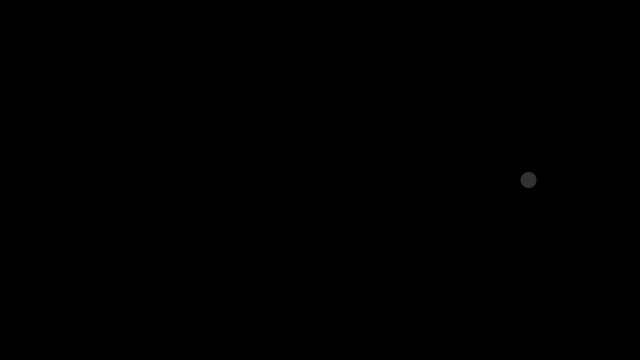
Frame 1 (no input)
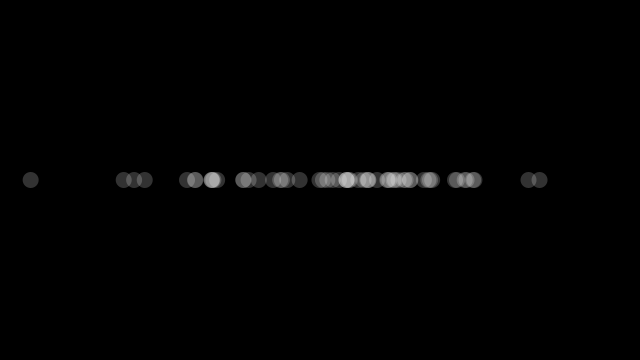
Frame 60 (the mouse pressed at the canvas centre just before this capture)
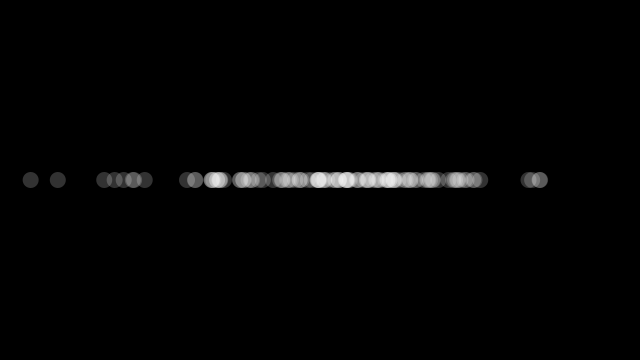
Frame 120 (the mouse held since frame 60 and released just before this capture)

The Processing sketch that drew these frames (run headless with seeded random() and noise(); from frame 60 on, the mouse is pressed at the canvas centre):

// Processing sketch: normal_distribution_of_random_nums
// ── normal_distribution_of_random_nums.pde
import java.util.*;
Random generator;

void setup(){
  size(640, 360);
  generator = new Random();
  background(0);
}

void draw(){
  float num = (float) generator.nextGaussian();
  float sd = 100;
  float mean = 320;
  float x = sd * num + mean;
  noStroke();
  fill(255, 50);
  ellipse(x, 180, 16, 16);
}
